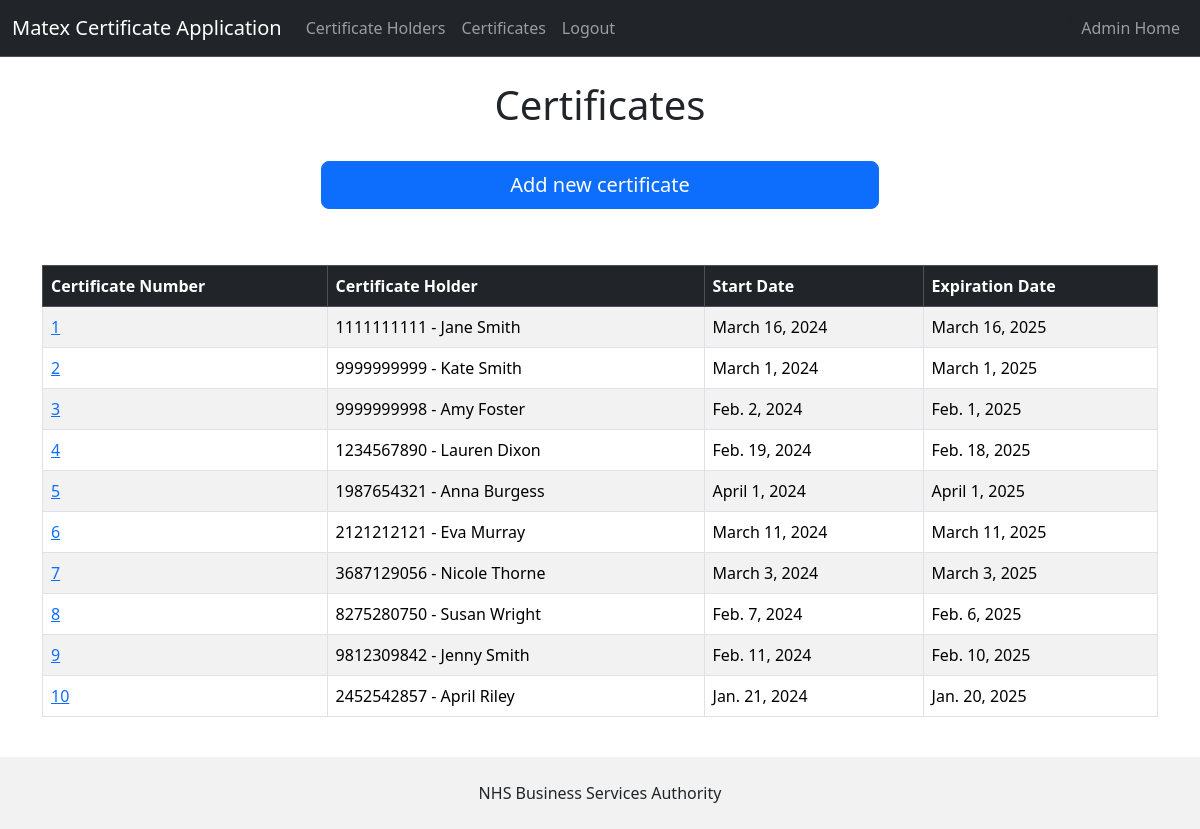
Page /certificates (signed in) on the committed database.
### matex_app/models.py (models this page shows, shortened)
class CertificateInfo(models.Model):
    certificate_holder = models.ForeignKey(CertificateHolder, on_delete=models.CASCADE)
    certificate_number = models.AutoField(primary_key=True)
    certificate_start_date = models.DateField(null=True)
    certificate_expiration_date = models.DateField()

class CertificateHolder(models.Model):
    nhs_number = models.BigIntegerField(
        validators=[
            MinValueValidator(1000000000),
            MaxValueValidator(9999999999)
        ],
        unique=True)
    first_name = models.CharField(
        max_length=50,
        validators=[
            RegexValidator(
                regex=r'^[A-Za-z]+$',
                message="First name can only contain letters."
            )
        ],
        help_text="Enter the first name (letters only)."
    )
    last_name = models.CharField(
        max_length=50,
        validators=[
            RegexValidator(
                regex=r'^[A-Za-z]+$',
                message="Last name can only contain letters."
            )
        ],
        help_text="Enter the last name (letters only)."
    )
    email = models.EmailField(
        validators=[EmailValidator()],
        unique=True,
        help_text="Enter a valid email address."
    )
    date_of_birth = models.DateField(
        help_text="Enter the date of birth (YYYY-MM-DD)."
    )
    def __str__(self):
        return str(self.nhs_number) + " - " + f'{self.first_name} {self.last_name}'

### matex_app/views.py (the view)
# urls.py: path('certificates', views.certificates, name='certificates'),
def certificates(request):
    if request.user.is_authenticated:
        all_certificates = CertificateInfo.objects.all()
        return render(request, 'certificates.html', {'certs': all_certificates})
    else:
        messages.success(request, 'Please log in to view this page')
        return redirect('index')

### matex_app/templates/certificates.html
{% extends "base.html" %}
{% block content %}
<h1 class="text-center">Certificates</h1>
<br/>
<div class="d-grid gap-2 col-6 mx-auto">
    <a class="btn btn-primary btn-lg" href="{% url 'add-certificate' %}" role="button">Add new certificate</a><br/>
</div>
<br/>
<table class="table table-striped table-hover table-bordered">
    <thead class="table-dark">
    <tr>
        <th scope="col">Certificate Number</th>
        <th scope="col">Certificate Holder</th>
        <th scope="col">Start Date</th>
        <th scope="col">Expiration Date</th>
    </tr>
    </thead>
    <tbody>
    {% if certs %}
    {% for cert in certs %}
    <tr>
        <td><a href="{% url 'certificate-info' cert.certificate_number %}">{{ cert.certificate_number }}</a></td>
        <td>{{ cert.certificate_holder }}</td>
        <td>{{ cert.certificate_start_date }}</td>
        <td>{{ cert.certificate_expiration_date }}</td>
    </tr>
    {% endfor %}
    {% endif %}
    </tbody>
</table>
{% endblock content %}

### rows in the picture
CertificateInfo: certificate_number "1", certificate_holder "1111111111 - Jane Smith", certificate_start_date "March 16, 2024", certificate_expiration_date "March 16, 2025"
CertificateInfo: certificate_number "2", certificate_holder "9999999999 - Kate Smith", certificate_start_date "March 1, 2024", certificate_expiration_date "March 1, 2025"
CertificateInfo: certificate_number "3", certificate_holder "9999999998 - Amy Foster", certificate_start_date "Feb. 2, 2024", certificate_expiration_date "Feb. 1, 2025"
CertificateInfo: certificate_number "4", certificate_holder "1234567890 - Lauren Dixon", certificate_start_date "Feb. 19, 2024", certificate_expiration_date "Feb. 18, 2025"
CertificateInfo: certificate_number "5", certificate_holder "1987654321 - Anna Burgess", certificate_start_date "April 1, 2024", certificate_expiration_date "April 1, 2025"
CertificateInfo: certificate_number "6", certificate_holder "2121212121 - Eva Murray", certificate_start_date "March 11, 2024", certificate_expiration_date "March 11, 2025"
CertificateInfo: certificate_number "7", certificate_holder "3687129056 - Nicole Thorne", certificate_start_date "March 3, 2024", certificate_expiration_date "March 3, 2025"
CertificateInfo: certificate_number "8", certificate_holder "8275280750 - Susan Wright", certificate_start_date "Feb. 7, 2024", certificate_expiration_date "Feb. 6, 2025"
CertificateInfo: certificate_number "9", certificate_holder "9812309842 - Jenny Smith", certificate_start_date "Feb. 11, 2024", certificate_expiration_date "Feb. 10, 2025"
CertificateInfo: certificate_number "10", certificate_holder "2452542857 - April Riley", certificate_start_date "Jan. 21, 2024", certificate_expiration_date "Jan. 20, 2025"
